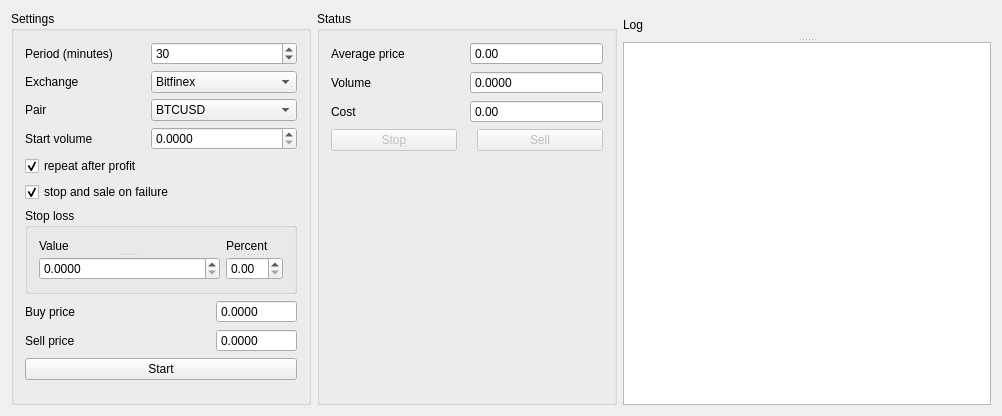
<?xml version="1.0" encoding="UTF-8"?>
<ui version="4.0">
 <class>GuiMartingale</class>
 <widget class="QWidget" name="GuiMartingale">
  <property name="geometry">
   <rect>
    <x>0</x>
    <y>0</y>
    <width>1002</width>
    <height>416</height>
   </rect>
  </property>
  <property name="windowTitle">
   <string>GuiMartingale</string>
  </property>
  <layout class="QGridLayout" name="gridLayout_5">
   <item row="0" column="0">
    <widget class="QGroupBox" name="settingsBox">
     <property name="minimumSize">
      <size>
       <width>300</width>
       <height>0</height>
      </size>
     </property>
     <property name="title">
      <string>Settings</string>
     </property>
     <layout class="QGridLayout" name="gridLayout">
      <item row="0" column="1">
       <widget class="QLabel" name="labelPeriod">
        <property name="text">
         <string>Period (minutes)</string>
        </property>
       </widget>
      </item>
      <item row="2" column="1">
       <widget class="QLabel" name="labelPair">
        <property name="text">
         <string>Pair</string>
        </property>
       </widget>
      </item>
      <item row="2" column="3" colspan="3">
       <widget class="QComboBox" name="pair">
        <item>
         <property name="text">
          <string>BTCUSD</string>
         </property>
        </item>
        <item>
         <property name="text">
          <string>ETHUSD</string>
         </property>
        </item>
        <item>
         <property name="text">
          <string>LTCUSD</string>
         </property>
        </item>
       </widget>
      </item>
      <item row="3" column="3" colspan="3">
       <widget class="QDoubleSpinBox" name="startVolume">
        <property name="decimals">
         <number>4</number>
        </property>
        <property name="maximum">
         <double>9999999.000000000000000</double>
        </property>
        <property name="singleStep">
         <double>0.100000000000000</double>
        </property>
       </widget>
      </item>
      <item row="4" column="1" colspan="3">
       <widget class="QCheckBox" name="repeatProfit">
        <property name="text">
         <string>repeat after profit</string>
        </property>
        <property name="checked">
         <bool>true</bool>
        </property>
       </widget>
      </item>
      <item row="3" column="1">
       <widget class="QLabel" name="labelStartVolume">
        <property name="text">
         <string>Start volume</string>
        </property>
       </widget>
      </item>
      <item row="5" column="1" colspan="4">
       <widget class="QCheckBox" name="stopAndSale">
        <property name="text">
         <string>stop and sale on failure</string>
        </property>
        <property name="checked">
         <bool>true</bool>
        </property>
       </widget>
      </item>
      <item row="7" column="1">
       <widget class="QLabel" name="labelBid">
        <property name="text">
         <string>Buy price</string>
        </property>
       </widget>
      </item>
      <item row="8" column="5">
       <widget class="QDoubleSpinBox" name="ask">
        <property name="readOnly">
         <bool>true</bool>
        </property>
        <property name="buttonSymbols">
         <enum>QAbstractSpinBox::NoButtons</enum>
        </property>
        <property name="decimals">
         <number>4</number>
        </property>
        <property name="maximum">
         <double>9999999.000000000000000</double>
        </property>
        <property name="singleStep">
         <double>0.100000000000000</double>
        </property>
       </widget>
      </item>
      <item row="8" column="1">
       <widget class="QLabel" name="labelAsk">
        <property name="text">
         <string>Sell price</string>
        </property>
       </widget>
      </item>
      <item row="7" column="5">
       <widget class="QDoubleSpinBox" name="bid">
        <property name="readOnly">
         <bool>true</bool>
        </property>
        <property name="buttonSymbols">
         <enum>QAbstractSpinBox::NoButtons</enum>
        </property>
        <property name="decimals">
         <number>4</number>
        </property>
        <property name="maximum">
         <double>9999999.000000000000000</double>
        </property>
        <property name="singleStep">
         <double>0.100000000000000</double>
        </property>
       </widget>
      </item>
      <item row="6" column="1" colspan="5">
       <widget class="QGroupBox" name="groupBox">
        <property name="title">
         <string>Stop loss</string>
        </property>
        <layout class="QGridLayout" name="gridLayout_4">
         <item row="0" column="0">
          <widget class="QSplitter" name="splitter_2">
           <property name="sizePolicy">
            <sizepolicy hsizetype="Preferred" vsizetype="Maximum">
             <horstretch>0</horstretch>
             <verstretch>0</verstretch>
            </sizepolicy>
           </property>
           <property name="orientation">
            <enum>Qt::Vertical</enum>
           </property>
           <widget class="QLabel" name="label">
            <property name="text">
             <string>Value</string>
            </property>
           </widget>
           <widget class="QDoubleSpinBox" name="stopLossValue">
            <property name="decimals">
             <number>4</number>
            </property>
            <property name="maximum">
             <double>9999999.000000000000000</double>
            </property>
            <property name="singleStep">
             <double>0.100000000000000</double>
            </property>
           </widget>
          </widget>
         </item>
         <item row="0" column="1">
          <widget class="QSplitter" name="splitter">
           <property name="sizePolicy">
            <sizepolicy hsizetype="Maximum" vsizetype="Maximum">
             <horstretch>0</horstretch>
             <verstretch>0</verstretch>
            </sizepolicy>
           </property>
           <property name="orientation">
            <enum>Qt::Vertical</enum>
           </property>
           <widget class="QLabel" name="label_2">
            <property name="text">
             <string>Percent</string>
            </property>
           </widget>
           <widget class="QDoubleSpinBox" name="stopLossPercent">
            <property name="sizePolicy">
             <sizepolicy hsizetype="Fixed" vsizetype="Fixed">
              <horstretch>0</horstretch>
              <verstretch>0</verstretch>
             </sizepolicy>
            </property>
            <property name="singleStep">
             <double>0.010000000000000</double>
            </property>
           </widget>
          </widget>
         </item>
        </layout>
       </widget>
      </item>
      <item row="1" column="1">
       <widget class="QLabel" name="labelExchange">
        <property name="text">
         <string>Exchange</string>
        </property>
       </widget>
      </item>
      <item row="1" column="3" colspan="3">
       <widget class="QComboBox" name="exchange">
        <item>
         <property name="text">
          <string>Bitfinex</string>
         </property>
        </item>
       </widget>
      </item>
      <item row="0" column="3" colspan="3">
       <widget class="QSpinBox" name="period">
        <property name="maximum">
         <number>9999</number>
        </property>
        <property name="value">
         <number>30</number>
        </property>
       </widget>
      </item>
      <item row="9" column="1" colspan="5">
       <widget class="QPushButton" name="start">
        <property name="text">
         <string>Start</string>
        </property>
       </widget>
      </item>
      <item row="10" column="1" colspan="5">
       <spacer name="verticalSpacer_2">
        <property name="orientation">
         <enum>Qt::Vertical</enum>
        </property>
        <property name="sizeHint" stdset="0">
         <size>
          <width>20</width>
          <height>40</height>
         </size>
        </property>
       </spacer>
      </item>
     </layout>
    </widget>
   </item>
   <item row="0" column="2">
    <widget class="QSplitter" name="splitter_3">
     <property name="sizePolicy">
      <sizepolicy hsizetype="MinimumExpanding" vsizetype="Expanding">
       <horstretch>0</horstretch>
       <verstretch>0</verstretch>
      </sizepolicy>
     </property>
     <property name="orientation">
      <enum>Qt::Vertical</enum>
     </property>
     <widget class="QLabel" name="labelLog">
      <property name="sizePolicy">
       <sizepolicy hsizetype="Preferred" vsizetype="Maximum">
        <horstretch>0</horstretch>
        <verstretch>0</verstretch>
       </sizepolicy>
      </property>
      <property name="text">
       <string>Log</string>
      </property>
     </widget>
     <widget class="QListWidget" name="log"/>
    </widget>
   </item>
   <item row="0" column="1">
    <widget class="QGroupBox" name="statusBox">
     <property name="minimumSize">
      <size>
       <width>300</width>
       <height>0</height>
      </size>
     </property>
     <property name="title">
      <string>Status</string>
     </property>
     <layout class="QGridLayout" name="gridLayout_3">
      <item row="0" column="0">
       <widget class="QLabel" name="labelPrice">
        <property name="text">
         <string>Average price</string>
        </property>
       </widget>
      </item>
      <item row="4" column="0" colspan="2">
       <spacer name="verticalSpacer">
        <property name="orientation">
         <enum>Qt::Vertical</enum>
        </property>
        <property name="sizeHint" stdset="0">
         <size>
          <width>20</width>
          <height>40</height>
         </size>
        </property>
       </spacer>
      </item>
      <item row="2" column="1">
       <widget class="QDoubleSpinBox" name="cost">
        <property name="readOnly">
         <bool>true</bool>
        </property>
        <property name="buttonSymbols">
         <enum>QAbstractSpinBox::NoButtons</enum>
        </property>
        <property name="decimals">
         <number>2</number>
        </property>
        <property name="maximum">
         <double>9999999.000000000000000</double>
        </property>
        <property name="singleStep">
         <double>0.100000000000000</double>
        </property>
       </widget>
      </item>
      <item row="0" column="1">
       <widget class="QDoubleSpinBox" name="price">
        <property name="readOnly">
         <bool>true</bool>
        </property>
        <property name="buttonSymbols">
         <enum>QAbstractSpinBox::NoButtons</enum>
        </property>
        <property name="decimals">
         <number>2</number>
        </property>
        <property name="maximum">
         <double>9999999.000000000000000</double>
        </property>
        <property name="singleStep">
         <double>0.100000000000000</double>
        </property>
       </widget>
      </item>
      <item row="1" column="0">
       <widget class="QLabel" name="labelVolume">
        <property name="text">
         <string>Volume</string>
        </property>
       </widget>
      </item>
      <item row="1" column="1">
       <widget class="QDoubleSpinBox" name="volume">
        <property name="readOnly">
         <bool>true</bool>
        </property>
        <property name="buttonSymbols">
         <enum>QAbstractSpinBox::NoButtons</enum>
        </property>
        <property name="decimals">
         <number>4</number>
        </property>
        <property name="maximum">
         <double>9999999.000000000000000</double>
        </property>
        <property name="singleStep">
         <double>0.100000000000000</double>
        </property>
       </widget>
      </item>
      <item row="2" column="0">
       <widget class="QLabel" name="labelCost">
        <property name="text">
         <string>Cost</string>
        </property>
       </widget>
      </item>
      <item row="3" column="0" colspan="2">
       <layout class="QGridLayout" name="gridLayout_2">
        <property name="horizontalSpacing">
         <number>20</number>
        </property>
        <property name="verticalSpacing">
         <number>0</number>
        </property>
        <item row="0" column="0">
         <widget class="QPushButton" name="stop">
          <property name="enabled">
           <bool>false</bool>
          </property>
          <property name="text">
           <string>Stop</string>
          </property>
         </widget>
        </item>
        <item row="0" column="1">
         <widget class="QPushButton" name="sell">
          <property name="enabled">
           <bool>false</bool>
          </property>
          <property name="text">
           <string>Sell</string>
          </property>
         </widget>
        </item>
       </layout>
      </item>
     </layout>
    </widget>
   </item>
  </layout>
 </widget>
 <layoutdefault spacing="6" margin="11"/>
 <resources/>
 <connections/>
</ui>
